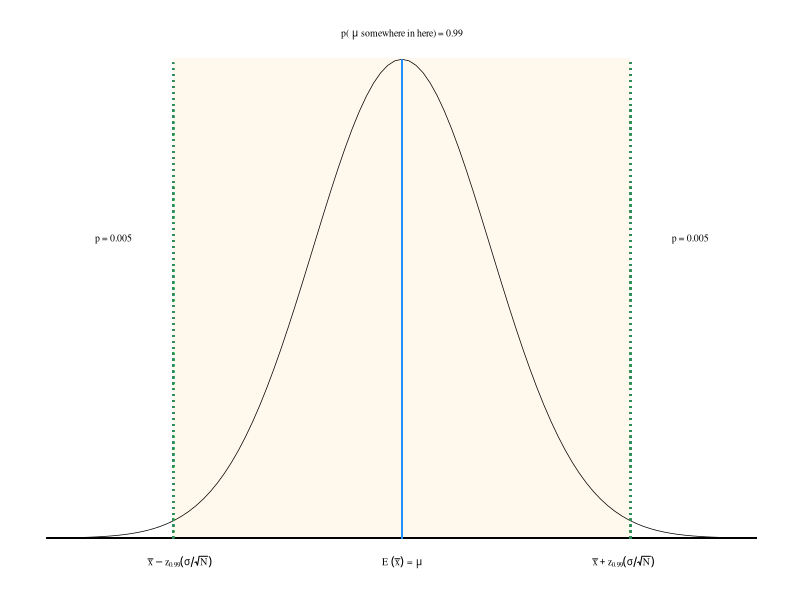
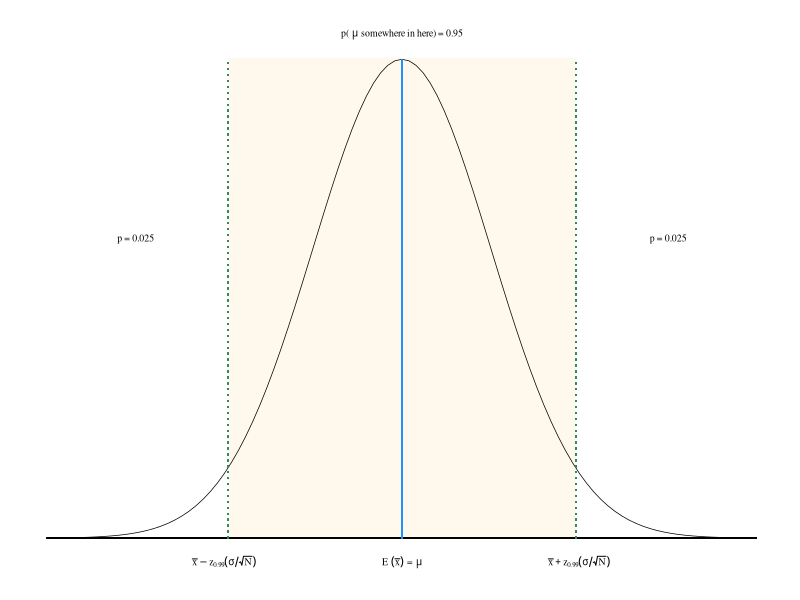
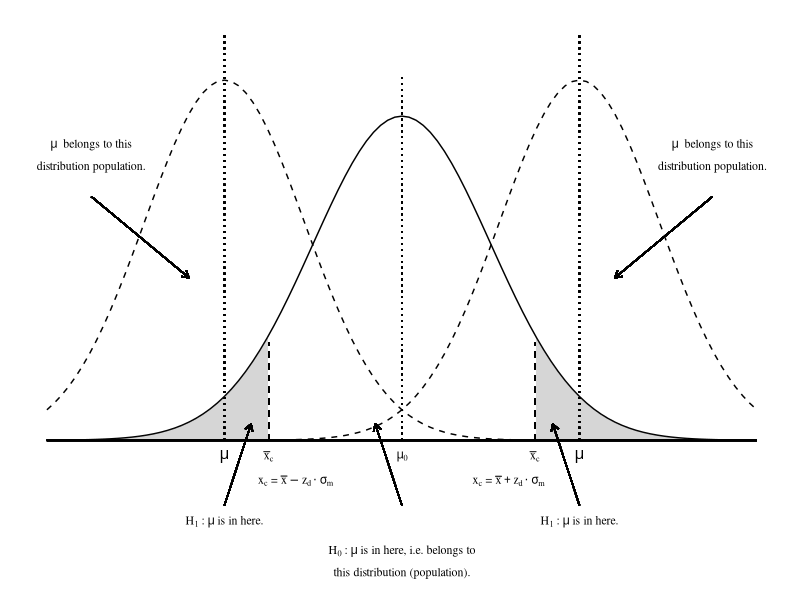
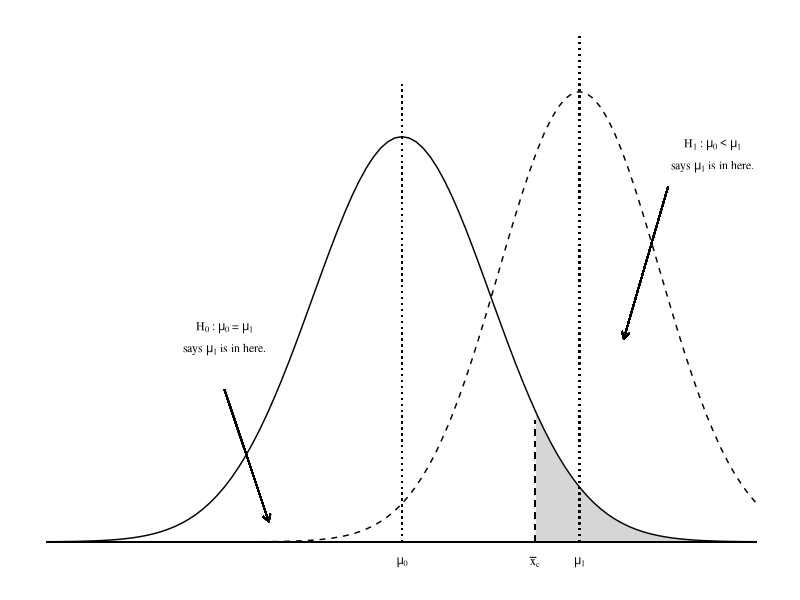
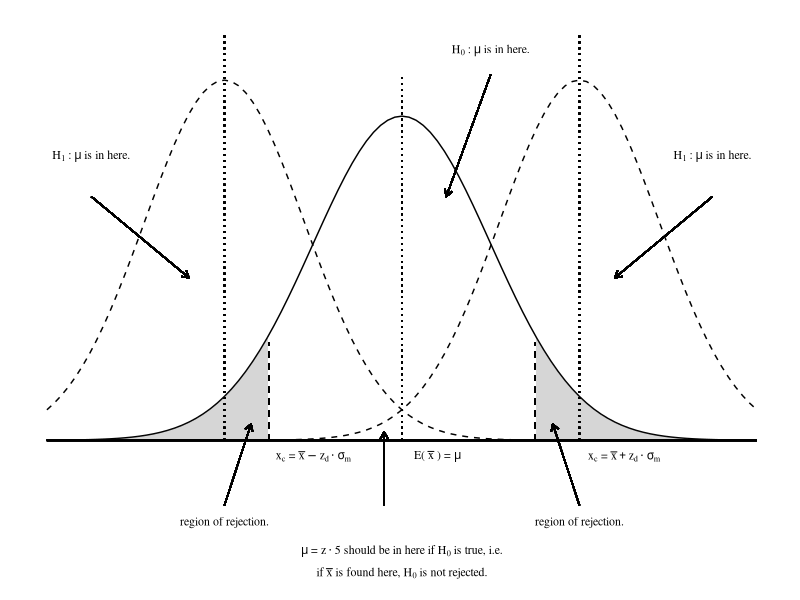
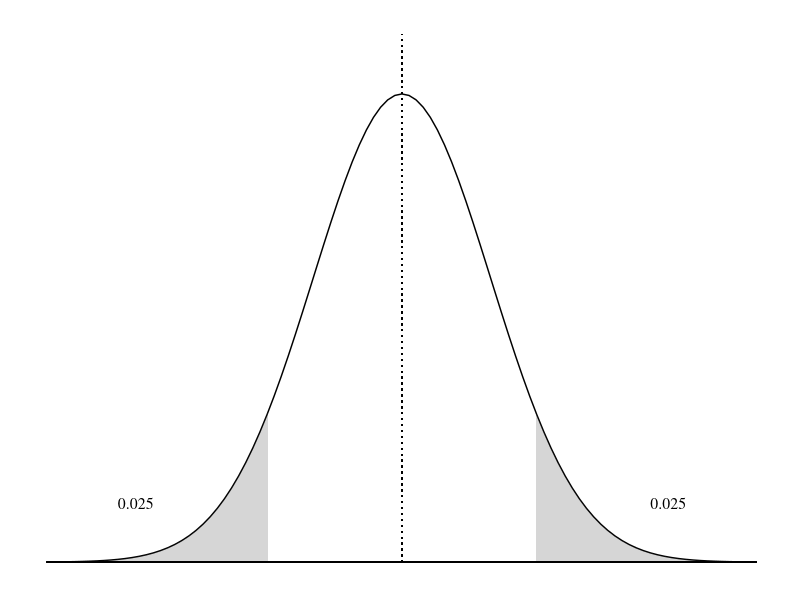
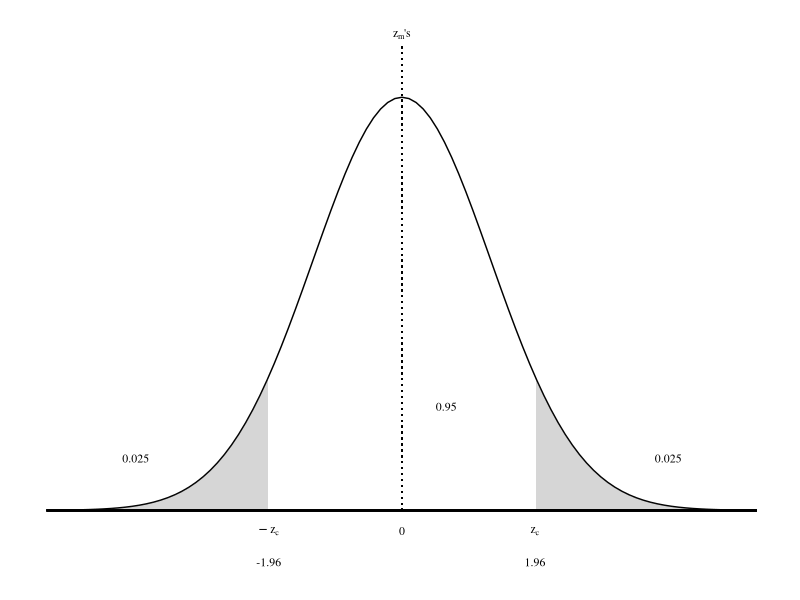
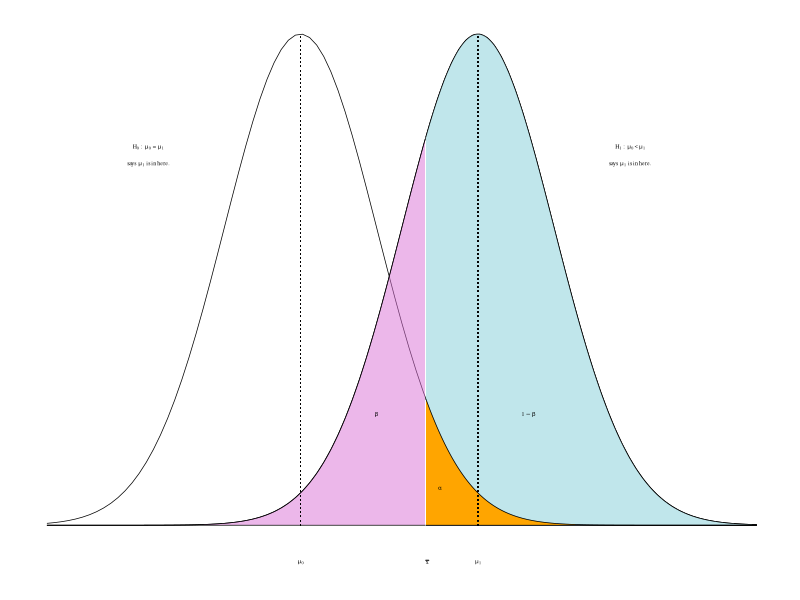

Recreate these plots in R, in order.
## ---- chunk 1
temp <- expression("E"~(bar(x))~"="~mu)
temp2 <- expression("p("~mu~"somewhere in here) = 0.99")
library(ggplot2)
library(grid)
x <- pretty(-4:4, 1000)   
y <- dnorm(x, 0, 1)
df <- data.frame(x = x, y = y)
ci_99 <- ggplot(df, aes(x = x, y = y)) + 
    annotate("rect", xmin = qnorm(.005, 0, 1), xmax = qnorm(.995, 0, 1), ymin = 0, ymax = .4, alpha = 0.25, fill = "moccasin") +
  stat_function(fun = dnorm, args = list(mean = 0, sd = 1), lwd = .25) +
  geom_segment(aes(x = min(x), 
                   y = 0, 
                   xend = max(x), 
                   yend = 0),
               linetype = "solid",
               lwd = .25) +
  geom_segment(aes(x = 0, 
                   y = 0, 
                   xend = 0, 
                   yend = y), 
               lwd = .25,
               colour = "dodgerblue") +
    geom_segment(aes(x = qnorm(.005, 0, 1), 
                   y = 0, 
                   xend = qnorm(.005, 0, 1), 
                   yend = y), 
               linetype = "dotted",
               colour = "seagreen") +
      geom_segment(aes(x = qnorm(.995, 0, 1), 
                   y = 0, 
                   xend = qnorm(.995, 0, 1), 
                   yend = y), 
               linetype = "dotted",
               colour = "seagreen") +
  theme(axis.title = element_blank(), 
        panel.grid = element_blank(), 
        panel.background=element_blank(),
        axis.ticks = element_blank(),
        axis.text = element_blank()) +
  annotate("text", x = 3.25, 
           y = 0.25, 
           label = "p = 0.005", 
           size = 2.5, 
           family = "serif")  +
  annotate("text", x = -3.25, 
           y = 0.25, 
           label = "p = 0.005", 
           size = 2.5, 
           family = "serif")  
ci_99 +
    annotate("text", x = -2.5, y = -0.02, label = "bar(x) - z[.99] (sigma/sqrt(N))", parse=TRUE, size = 2.5, family="serif") +
  annotate("text", x = 2.5, y = -0.02, label = "bar(x) + z[.99] (sigma/sqrt(N))", parse=TRUE, size = 2.5, family="serif") +
  annotate('text',x = 0, y = -0.02, label = as.character(temp), parse = TRUE, size = 2.5, family="serif")  +
  annotate("text", x = 0, y = .42, label = as.character(temp2), parse=TRUE, size = 2.5, family="serif")
## ---- chunk 2
temp <- expression("E"~(bar(x))~"="~mu)
temp2 <- expression("p("~mu~"somewhere in here) = 0.95")
ci_95 <- ggplot(df, aes(x = x, y = y)) + 
    annotate("rect", xmin = qnorm(.025, 0, 1), xmax = qnorm(.975, 0, 1), ymin = 0, ymax = .4, alpha = 0.25, fill = "moccasin") +
  stat_function(fun = dnorm, args = list(mean = 0, sd = 1), lwd = .25) +
  geom_segment(aes(x = min(x), 
                   y = 0, 
                   xend = max(x), 
                   yend = 0),
               linetype = "solid",
               lwd = .25) +
  geom_segment(aes(x = 0, 
                   y = 0, 
                   xend = 0, 
                   yend = y), 
               lwd = .25,
               colour = "dodgerblue") +
    geom_segment(aes(x = qnorm(.025, 0, 1), 
                   y = 0, 
                   xend = qnorm(.025, 0, 1), 
                   yend = y), 
               linetype = "dotted",
               colour = "seagreen") +
      geom_segment(aes(x = qnorm(.975, 0, 1), 
                   y = 0, 
                   xend = qnorm(.975, 0, 1), 
                   yend = y), 
               linetype = "dotted",
               colour = "seagreen") +
  theme(axis.title = element_blank(), 
        panel.grid = element_blank(), 
        panel.background=element_blank(),
        axis.ticks = element_blank(),
        axis.text = element_blank()) +
  annotate("text", x = 3, 
           y = 0.25, 
           label = "p = 0.025", 
           size = 2.5, 
           family = "serif")  +
  annotate("text", x = -3, 
           y = 0.25, 
           label = "p = 0.025", 
           size = 2.5, 
           family = "serif")  
ci_95 +
    annotate("text", x = -2, y = -0.02, label = "bar(x) - z[.99] (sigma/sqrt(N))", parse=TRUE, size = 2.5, family="serif") +
  annotate("text", x = 2, y = -0.02, label = "bar(x) + z[.99] (sigma/sqrt(N))", parse=TRUE, size = 2.5, family="serif") +
  annotate('text',x = 0, y = -0.02, label = as.character(temp), parse = TRUE, size = 2.5, family="serif")  +
  annotate("text", x = 0, y = .42, label = as.character(temp2), parse=TRUE, size = 2.5, family="serif")
## ---- chunk 3
library(ggplot2)
library(grid)
x <- pretty(c(-4,4), 1000)
y <- dnorm(x,0,1)
df <- data.frame(x=x,y=y)
temp <- expression(x[c]~"="~bar(x) - z[d] %.% sigma[m])
temp2 <- expression(x[c]~"="~bar(x) + z[d] %.% sigma[m])
temp3 <- expression(atop(H[0]~":"~mu~"is in here, i.e. belongs to","this distribution (population)."))
temp4 <- expression(H[1]~":"~mu~"is in here.")
temp5 <- expression(atop(mu~" belongs to this","distribution population."))
norm <- ggplot(df, aes(x)) + stat_function(fun = dnorm) + stat_function(fun=dnorm, args=c(mean=-2, sd=0.9), linetype="dashed") + stat_function(fun=dnorm, args=c(mean=2, sd=0.9), linetype="dashed") +
  geom_ribbon(data=subset(df,x>1.5),aes(ymin=0,ymax=y), alpha=0.2) +
  geom_ribbon(data=subset(df,x< -1.5),aes(ymin=0,ymax=y), alpha=0.2) +
  geom_segment(aes(x = 0, y = 0, xend = 0, yend = 0.45), linetype="dotted") +
  geom_segment(aes(x = -2, y = 0, xend = -2, yend = 0.5), linetype="dotted") +
  geom_segment(aes(x = 2, y = 0, xend = 2, yend = 0.5), linetype="dotted") +
  geom_segment(aes(x = -1.5, y = 0, xend = -1.5, yend = 0.12),linetype="dashed") +
  geom_segment(aes(x = 1.5, y = 0, xend = 1.5, yend = 0.12), linetype="dashed") +
  geom_segment(aes(x = -4, y = 0, xend = 4, yend = 0)) +
  geom_segment(aes(x = -3.5, y = 0.3, xend = -2.4, yend = 0.2), arrow = arrow(length = unit(0.2, "cm"))) +
  geom_segment(aes(x = 3.5, y = 0.3, xend = 2.4, yend = 0.2), arrow = arrow(length = unit(0.2, "cm"))) +
  geom_segment(aes(x = -2, y = -0.08, xend = -1.7, yend = 0.02), arrow = arrow(length = unit(0.2, "cm"))) +
  geom_segment(aes(x = 2, y = -0.08, xend = 1.7, yend = 0.02), arrow = arrow(length = unit(0.2, "cm"))) +
  geom_segment(aes(x = 0, y = -0.08, xend = -0.3, yend = 0.02), arrow = arrow(length = unit(0.2, "cm"))) +
  theme(axis.title= element_blank(), panel.grid= element_blank(), 
             panel.background=element_blank(), axis.text = element_blank(), axis.ticks = element_blank()) 
norm + annotate("text", x = 0, y = -0.02, label = "mu[0]", parse=TRUE, size = 3, family="serif")  + 
  annotate("text", x = -1.5, y = -0.02, label = "bar(x)[c]", parse=TRUE, size = 3, family="serif") +
  annotate("text", x = 1.5, y = -0.02, label = "bar(x)[c]", parse=TRUE, size = 3, family="serif") +
  annotate("text", x = -1.2, y = -0.05, label = as.character(temp), parse=TRUE, size = 3, family="serif") +
  annotate("text", x = 1.2, y = -0.05, label = as.character(temp2), parse=TRUE, size = 3, family="serif") +
  annotate("text", x = 0, y = -0.15, label = as.character(temp3), parse=TRUE, size = 3, family="serif") + 
  annotate("text", x = -2, y = -0.1, label = as.character(temp4), parse=TRUE, size = 3, family="serif") + 
  annotate("text", x = 2, y = -0.1, label = as.character(temp4), parse=TRUE, size = 3, family="serif") + 
  annotate("text", x = -3.5, y = 0.35, label = as.character(temp5), parse=TRUE, size = 3, family="serif") + 
  annotate("text", x = 3.5, y = 0.35, label = as.character(temp5), parse=TRUE, size = 3, family="serif") + 
  annotate("text", x = -2, y = -0.02, label = "mu", parse=TRUE, size = 4, family="serif") +
  annotate("text", x = 2, y = -0.02, label = "mu", parse=TRUE, size = 4, family="serif")
## ---- chunk 4
library(ggplot2)
library(grid)
x <- pretty(c(-4,4), 1000) 
y <- dnorm(x,0,1)
df <- data.frame(x=x,y=y)
temp <- expression(atop(H[0]~":"~mu[0]~"="~mu[1],"says"~mu[1]~"is in here."))
temp2 <- expression(atop(H[1]~":"~mu[0] < mu[1],"says"~mu[1]~"is in here."))
norm <- ggplot(df, aes(x)) + stat_function(fun = dnorm) + stat_function(fun=dnorm, args=c(mean=2, sd=0.9), linetype="dashed") +
  geom_ribbon(data=subset(df,x>1.5),aes(ymin=0,ymax=y), alpha=0.2) +
  geom_segment(aes(x = 0, y = 0, xend = 0, yend = 0.45), linetype="dotted") +
  geom_segment(aes(x = 2, y = 0, xend = 2, yend = 0.5), linetype="dotted") +
  geom_segment(aes(x = 1.5, y = 0, xend = 1.5, yend = 0.12), linetype="dashed") +
  geom_segment(aes(x = -4, y = 0, xend = 4, yend = 0)) +
  geom_segment(aes(x = -2, y = 0.15, xend = -1.5, yend = 0.02), arrow = arrow(length = unit(0.2, "cm"))) +
  geom_segment(aes(x = 3, y = 0.35, xend = 2.5, yend = 0.2), arrow = arrow(length = unit(0.2, "cm"))) +
  theme(axis.title= element_blank(), panel.grid= element_blank(), 
             panel.background=element_blank(), axis.text = element_blank(), axis.ticks = element_blank()) 
norm + annotate("text", x = 0, y = -0.02, label = "mu[0]", parse=TRUE, size = 3, family="serif") +
  annotate("text", x = 1.5, y = -0.02, label = "bar(x)[c]", parse=TRUE, size = 3, family="serif") +
  annotate("text", x = 2, y = -0.02, label = "mu[1]", parse=TRUE, size = 3, family="serif") +
  annotate("text", x = -2, y = 0.2, label = as.character(temp), parse=TRUE, size = 3, family="serif") +
  annotate("text", x = 3.5, y = 0.38, label = as.character(temp2), parse=TRUE, size = 3, family="serif")
## ---- chunk 5
library(ggplot2)
library(grid)
x <- pretty(c(-4,4), 1000)  
y <- dnorm(x,0,1)
df <- data.frame(x=x,y=y)
temp <- expression(x[c]~"="~bar(x) - z[d] %.% sigma[m])
temp2 <- expression(x[c]~"="~bar(x) + z[d] %.% sigma[m])
temp3 <- expression(atop(mu~"="~z %.% 5~"should be in here if"~H[0]~"is true, i.e.","if"~bar(x)~"is found here,"~H[0]~"is not rejected."))
temp4 <- expression(H[0]~":"~mu~"is in here.")
temp5 <- expression(H[1]~":"~mu~"is in here.")
temp6 <- expression("E("~bar(x)~") ="~mu)
norm <- ggplot(df, aes(x)) + stat_function(fun = dnorm) + stat_function(fun=dnorm, args=c(mean=-2, sd=0.9), linetype="dashed") + stat_function(fun=dnorm, args=c(mean=2, sd=0.9), linetype="dashed") +
  geom_ribbon(data=subset(df,x>1.5),aes(ymin=0,ymax=y), alpha=0.2) +
  geom_ribbon(data=subset(df,x< -1.5),aes(ymin=0,ymax=y), alpha=0.2) +
  geom_segment(aes(x = 0, y = 0, xend = 0, yend = 0.45), linetype="dotted") +
  geom_segment(aes(x = -2, y = 0, xend = -2, yend = 0.5), linetype="dotted") +
  geom_segment(aes(x = 2, y = 0, xend = 2, yend = 0.5), linetype="dotted") +
  geom_segment(aes(x = -1.5, y = 0, xend = -1.5, yend = 0.12),linetype="dashed") +
  geom_segment(aes(x = 1.5, y = 0, xend = 1.5, yend = 0.12), linetype="dashed") +
  geom_segment(aes(x = -4, y = 0, xend = 4, yend = 0)) +
  geom_segment(aes(x = -3.5, y = 0.3, xend = -2.4, yend = 0.2), arrow = arrow(length = unit(0.2, "cm"))) +
  geom_segment(aes(x = 3.5, y = 0.3, xend = 2.4, yend = 0.2), arrow = arrow(length = unit(0.2, "cm"))) +
  geom_segment(aes(x = -2, y = -0.08, xend = -1.7, yend = 0.02), arrow = arrow(length = unit(0.2, "cm"))) +
  geom_segment(aes(x = 2, y = -0.08, xend = 1.7, yend = 0.02), arrow = arrow(length = unit(0.2, "cm"))) +
  geom_segment(aes(x = -0.2, y = -0.08, xend = -0.2, yend = 0.01), arrow = arrow(length = unit(0.2, "cm"))) +
  geom_segment(aes(x = 1, y = 0.45, xend = 0.5, yend = 0.3), arrow = arrow(length = unit(0.2, "cm"))) +
  theme(axis.title= element_blank(), panel.grid= element_blank(), 
             panel.background=element_blank(), axis.text = element_blank(), axis.ticks = element_blank()) 
norm + annotate("text", x = 0.4, y = -0.02, label = as.character(temp6), parse=TRUE, size = 3, family="serif")  + 
  annotate("text", x = 1, y = 0.48, label = as.character(temp4), parse=TRUE, size = 3, family="serif") +
  annotate("text", x = -1, y = -0.02, label = as.character(temp), parse=TRUE, size = 3, family="serif") +
  annotate("text", x = 2.5, y = -0.02, label = as.character(temp2), parse=TRUE, size = 3, family="serif") +
  annotate("text", x = 0, y = -0.15, label = as.character(temp3), parse=TRUE, size = 3, family="serif") + 
  annotate("text", x = -2, y = -0.1, label = "region of rejection.", size = 3, family="serif") + 
  annotate("text", x = 2, y = -0.1, label = "region of rejection.", size = 3, family="serif") + 
  annotate("text", x = -3.5, y = 0.35, label = as.character(temp5), parse=TRUE, size = 3, family="serif") + 
  annotate("text", x = 3.5, y = 0.35, label = as.character(temp5), parse=TRUE, size = 3, family="serif")
## ---- chunk 6
library(ggplot2)
library(grid)
x <- pretty(c(-4,4), 1000)   
y <- dnorm(x,0,1)
df <- data.frame(x=x,y=y)
norm <- ggplot(df, aes(x)) + stat_function(fun = dnorm) +
  geom_ribbon(data=subset(df,x>1.5),aes(ymin=0,ymax=y), alpha=0.2) +
  geom_ribbon(data=subset(df,x< -1.5),aes(ymin=0,ymax=y), alpha=0.2) +
  geom_segment(aes(x = 0, y = 0, xend = 0, yend = 0.45), linetype="dotted") +
  geom_segment(aes(x = -4, y = 0, xend = 4, yend = 0)) +
  theme(axis.title= element_blank(), panel.grid= element_blank(), 
             panel.background=element_blank(), axis.text = element_blank(), axis.ticks = element_blank())
norm + annotate("text", x = 3, y = 0.05, label = "0.025", size = 4, family="serif")  +
  annotate("text", x = -3, y = 0.05, label = "0.025", size = 4, family="serif")
## ---- chunk 7
library(ggplot2)
library(grid)
x <- pretty(c(-4,4), 1000)   
y <- dnorm(x,0,1)
df <- data.frame(x=x,y=y)
temp <- expression(z[m]*"'s")
norm <- ggplot(df, aes(x)) + stat_function(fun = dnorm) +
  geom_ribbon(data=subset(df,x>1.5),aes(ymin=0,ymax=y), alpha=0.2) +
  geom_ribbon(data=subset(df,x< -1.5),aes(ymin=0,ymax=y), alpha=0.2) +
  geom_segment(aes(x = 0, y = 0, xend = 0, yend = 0.45), linetype="dotted") +
  geom_segment(aes(x = -4, y = 0, xend = 4, yend = 0)) +
  theme(axis.title= element_blank(), panel.grid= element_blank(), 
             panel.background=element_blank(), axis.text = element_blank(), axis.ticks = element_blank())
norm + annotate("text", x = 3, y = 0.05, label = "0.025", size = 3, family="serif")  +
  annotate("text", x = -3, y = 0.05, label = "0.025", size = 3, family="serif") +
  annotate("text", x = 0.5, y = 0.1, label = "0.95", size = 3, family="serif") +
  annotate("text", x = -1.5, y = -0.02, label = "-z[c]", parse=TRUE, size = 3, family="serif") +
  annotate("text", x = 1.5, y = -0.02, label = "z[c]", parse=TRUE, size = 3, family="serif") +
  annotate("text", x = -1.5, y = -0.05, label = "-1.96", size = 3, family="serif") +
  annotate("text", x = 1.5, y = -0.05, label = "1.96", size = 3, family="serif") +
  annotate("text", x = 0, y = -0.02, label = "0", size = 3, family="serif") +
  annotate("text", x = 0, y = 0.46, label = as.character(temp), parse=TRUE, size = 3, family="serif")
## ---- chunk 8
library(ggplot2)
library(grid)
x <- pretty(90:118, 1000)
y <- dnorm(x, 100, 3)
y2 <- dnorm(x, 107, 3)
df <- data.frame(x = x, y = y)
df2 <- data.frame(x = x, y = y2)
temp_null <- expression(atop(H[0]~":"~mu[0]~"="~mu[1],"says"~mu[1]~"is in here."))
temp_alt <- expression(atop(H[1]~":"~mu[0] < mu[1],"says"~mu[1]~"is in here."))
doub <- ggplot(df, aes(x)) + 
  stat_function(fun = dnorm, args = c(mean = 100, sd = 3), lwd = .25) + 
  stat_function(fun = dnorm, args = c(mean = 107, sd = 3), lwd = .25) +
  geom_ribbon(data = subset(df2, x > qnorm(.95, 100, 3)),
              aes(ymin = 0, ymax = y), 
              alpha = .8,
              fill = "powderblue",
              colour = "black",
              lwd = .25) +
  geom_ribbon(data = subset(df, x > qnorm(.95, 100, 3)),
              aes(ymin = 0, ymax = y), 
              fill = "orange",
              colour = "black",
              lwd = .25) +
  geom_ribbon(data = subset(df2, x < qnorm(.95, 100, 3)),
              aes(ymin = 0, ymax = y), 
              alpha = 0.5,
              fill = "orchid",
              colour = "black",
              lwd = .25) +
  geom_segment(aes(x = 100, 
                   y = 0, 
                   xend = 100, 
                   yend = y), 
               linetype = "dotted",
               lwd = .25) +
  geom_segment(aes(x = 107, 
                   y = 0, 
                   xend = 107, 
                   yend = y), 
               linetype = "dotted",
               lwd = .25) +
  theme(axis.title = element_blank(), 
        panel.grid = element_blank(), 
        panel.background = element_blank(), 
        axis.text = element_blank(), 
        axis.ticks = element_blank()) 

doub + 
  annotate("text", x = 100, y = -0.01, label = "mu[0]", parse = TRUE, size = 1.5, family="serif") +
  annotate("text", x = 105, y = -0.01, label = "bar(x)", parse=TRUE, size = 1.5, family="serif") +
  annotate("text", x = 107, y = -0.01, label = "mu[1]", parse=TRUE, size = 1.5, family="serif") +
  annotate("text", x = 105.5, y = 0.01, label = "alpha", parse=TRUE, size = 1.5, family="serif") +
  annotate("text", x = 103, y = 0.03, label = "beta", parse=TRUE, size = 1.5, family="serif") +
  annotate("text", x = 109, y = 0.03, label = "1-beta", parse=TRUE, size = 1.5, family="serif") +
  annotate("text", x = 94, y = 0.1, label = as.character(temp_null), parse=TRUE, size = 1.5, family="serif") +
  annotate("text", x = 113, y = 0.1, label = as.character(temp_alt), parse=TRUE, size = 1.5, family="serif")
## ---- chunk 9
x <- pretty(90:118, 1000)
y <- dnorm(x, 100, 3)
y2 <- dnorm(x, 107, 3)
df <- data.frame(x = x, y = y)
df2 <- data.frame(x = x, y = y2)
marg <- ggplot(df, aes(x)) + 
  stat_function(fun = dnorm, args = c(mean = 100, sd = 3), lwd = .25) + 
  stat_function(fun = dnorm, args = c(mean = 107, sd = 3), lwd = .25) +
  geom_ribbon(data = subset(df2, x > qnorm(.90, 100, 3)),
              aes(ymin = 0, ymax = y), 
              fill = "powderblue",
              colour = "black",
              lwd = .25) +
  geom_ribbon(data = subset(df, x > qnorm(.90, 100, 3)),
              aes(ymin = 0, ymax = y), 
              fill = "orange",
              colour = "black",
              lwd = .25) +
  geom_ribbon(data = subset(df2, x < qnorm(.90, 100, 3)),
              aes(ymin = 0, ymax = y), 
              alpha = 0.5,
              fill = "orchid",
              colour = "black",
              lwd = .25) +
  geom_segment(aes(x = 100, 
                   y = 0, 
                   xend = 100, 
                   yend = y), 
               linetype = "dotted",
               lwd = .25) +
  geom_segment(aes(x = 107, 
                   y = 0, 
                   xend = 107, 
                   yend = y), 
               linetype = "dotted",
               lwd = .25) +
  theme(axis.title = element_blank(), 
        panel.grid = element_blank(), 
        panel.background = element_blank(), 
        axis.text = element_blank(), 
        axis.ticks = element_blank()) 

marg + 
  annotate("text", x = 100, y = -0.01, label = "mu[0]", parse = TRUE, size = 3, family="serif") +
  annotate("text", x = 104, y = -0.01, label = "bar(x)", parse=TRUE, size = 3, family="serif") +
  annotate("text", x = 107, y = -0.01, label = "mu[1]", parse=TRUE, size = 3, family="serif") +
  annotate("text", x = 105.5, y = 0.01, label = "alpha", parse=TRUE, size = 3, family="serif") +
  annotate("text", x = 103, y = 0.03, label = "beta", parse=TRUE, size = 3, family="serif") +
  annotate("text", x = 109, y = 0.03, label = "1-beta", parse=TRUE, size = 3, family="serif") 
